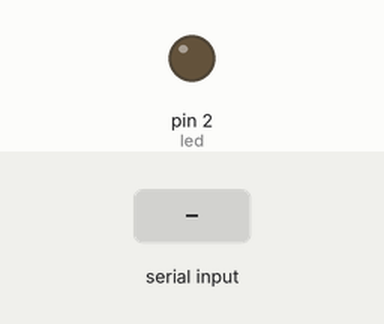
Recording of a sketch running on a simulated Arduino Uno, built with avr-gcc and run on an emulated ATmega328P. Parts: output pins drawn as LEDs (lit = HIGH). The inputs (shaded band) are chosen by the test bench.

Above: at 1.2 s.
1.3 s: "90,45\n" received over Serial
At 2.1 s:
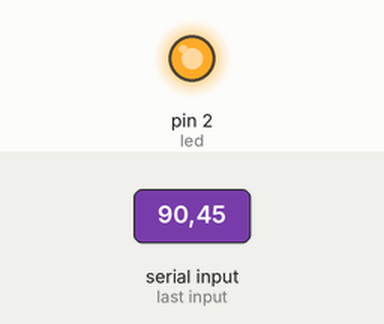
Timing chart, 0 to 4.3 s (numbered marks = the images above; inputs shaded):
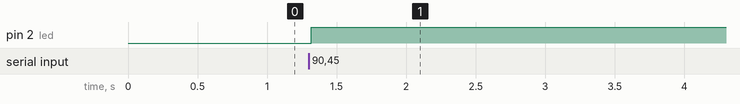

Measured:
- after the input at 1.3 s, pin 2 (led): LOW → HIGH at once

The sketch:

P5_ControladorDeLedEntrenaUsuario.ino
```cpp
int led =2;


void setup() {
  // put your setup code here, to run once:
  pinMode(led,OUTPUT);
  Serial.begin(9600);
  Serial.setTimeout(10);
  //HIGH valor que le estamos mandando
}

void loop() {
  // put your main code here, to run repeatedly:
  if(Serial.available()>0){
    int v=Serial.readString().toInt();
    digitalWrite(led,v); // el pin que deseamos controlar y el valor
    //// pin que vamos a controlar(2), vbalor qu edaremos que
  }

}
```
